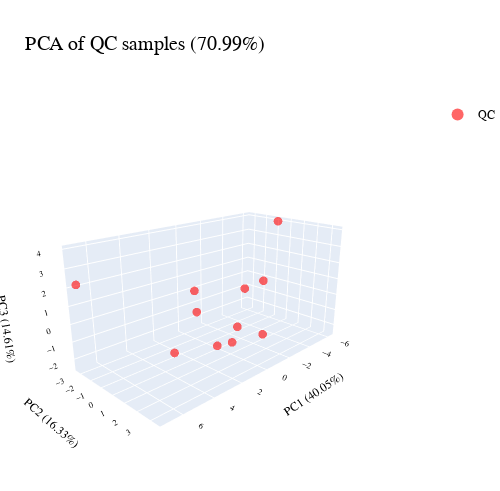

The notebook cell this image was saved under:
### Code cell
from sklearn.decomposition import PCA
import plotly.express as px

filtered_df = final_qc_ex[final_qc_ex.index.str.startswith('QC')]

pca = PCA(n_components=3)
pca_result = pca.fit_transform(filtered_df)

explained_variance = pca.explained_variance_ratio_
total_explained_variance = explained_variance.sum()

pca_df = pd.DataFrame(data=pca_result, columns=['PC1', 'PC2', 'PC3'])
pca_df['sample'] = filtered_df.index
pca_df['group'] = pca_df['sample'].apply(lambda x: 'QC' if x.startswith('QC') else '')

fig = px.scatter_3d(pca_df, x='PC1', y='PC2', z='PC3', color='group', hover_name='sample',
                    hover_data={'PC1': False, 'PC2': False, 'PC3': False, 'group': False},
                    color_discrete_map={'QC': 'red'})
fig.update_traces(marker=dict(size=3, opacity=0.6)) 

fig.update_layout(
    title=f'PCA of QC samples ({total_explained_variance:.2%})',
    title_font_size=20,
    legend=dict(
        title_text='',  
        itemsizing='constant', 
        font=dict(size=12) 
    ),
    scene=dict(
        xaxis_title=f'PC1 ({explained_variance[0]:.2%})',
        yaxis_title=f'PC2 ({explained_variance[1]:.2%})',
        zaxis_title=f'PC3 ({explained_variance[2]:.2%})'
    ),
    font=dict(family="Arial", size=10, color="black"),
    margin=dict(l=0, r=0, b=0, t=100),  
    width=500, 
    height=491
)
fig.update_scenes(camera=dict(eye=dict(x=2, y=2, z=1)))
fig.show()

### Figure 1 — Plotly figure (JSON) as saved in the notebook; plotly's stock layout.template omitted (floating-point values rounded to 4 significant figures)
{"data": [{"customdata": [["QC"], ["QC"], ["QC"], ["QC"], ["QC"], ["QC"], ["QC"], ["QC"], ["QC"], ["QC"], ["QC"]], "hovertemplate": "<b>%{hovertext}</b><br><br><extra></extra>", "hovertext": ["QC_CTEPH", "QC_CTEPH", "QC_CTEPH", "QC_NAGA", "QC_NAGA", "QC_NAGA", "QC_NAGA", "QC_NAGA", "QC_NAGA", "QC_NAGA", "QC_NAGA"], "legendgroup": "QC", "marker": {"color": "red", "opacity": 0.6, "size": 3, "symbol": "circle"}, "mode": "markers", "name": "QC", "scene": "scene", "showlegend": true, "type": "scatter3d", "x": [1.686, -6.192, -1.55, -2.163, -0.8919, 5.322, -1.972, 0.7283, 6.902, -1.039, -0.8314], "y": [3.44, -0.7483, 1.967, 1.559, 0.277, 2.385, -0.2925, 0.636, -3.339, -3.147, -2.737], "z": [2.299, 3.979, 1.635, -1.932, -2.463, -0.2426, -1.955, -2.021, 2.119, -0.07952, -1.339]}], "layout": {"font": {"color": "black", "family": "Arial", "size": 10}, "height": 491, "legend": {"font": {"size": 12}, "itemsizing": "constant", "title": {"text": ""}, "tracegroupgap": 0}, "margin": {"b": 0, "l": 0, "r": 0, "t": 100}, "scene": {"camera": {"eye": {"x": 2, "y": 2, "z": 1}}, "domain": {"x": [0, 1], "y": [0, 1]}, "xaxis": {"title": {"text": "PC1 (40.05%)"}}, "yaxis": {"title": {"text": "PC2 (16.33%)"}}, "zaxis": {"title": {"text": "PC3 (14.61%)"}}}, "title": {"font": {"size": 20}, "text": "PCA of QC samples (70.99%)"}, "width": 500}}
